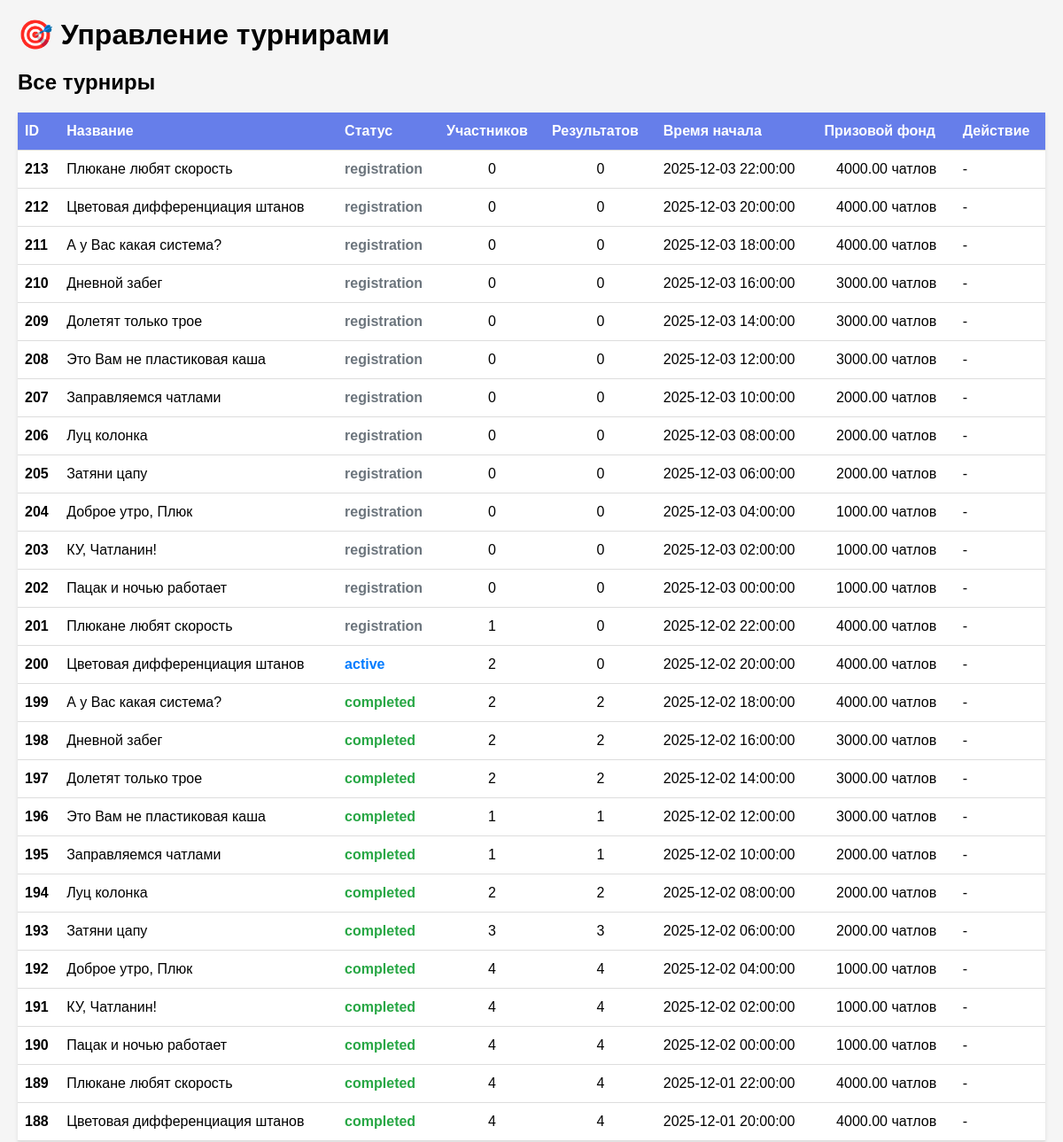
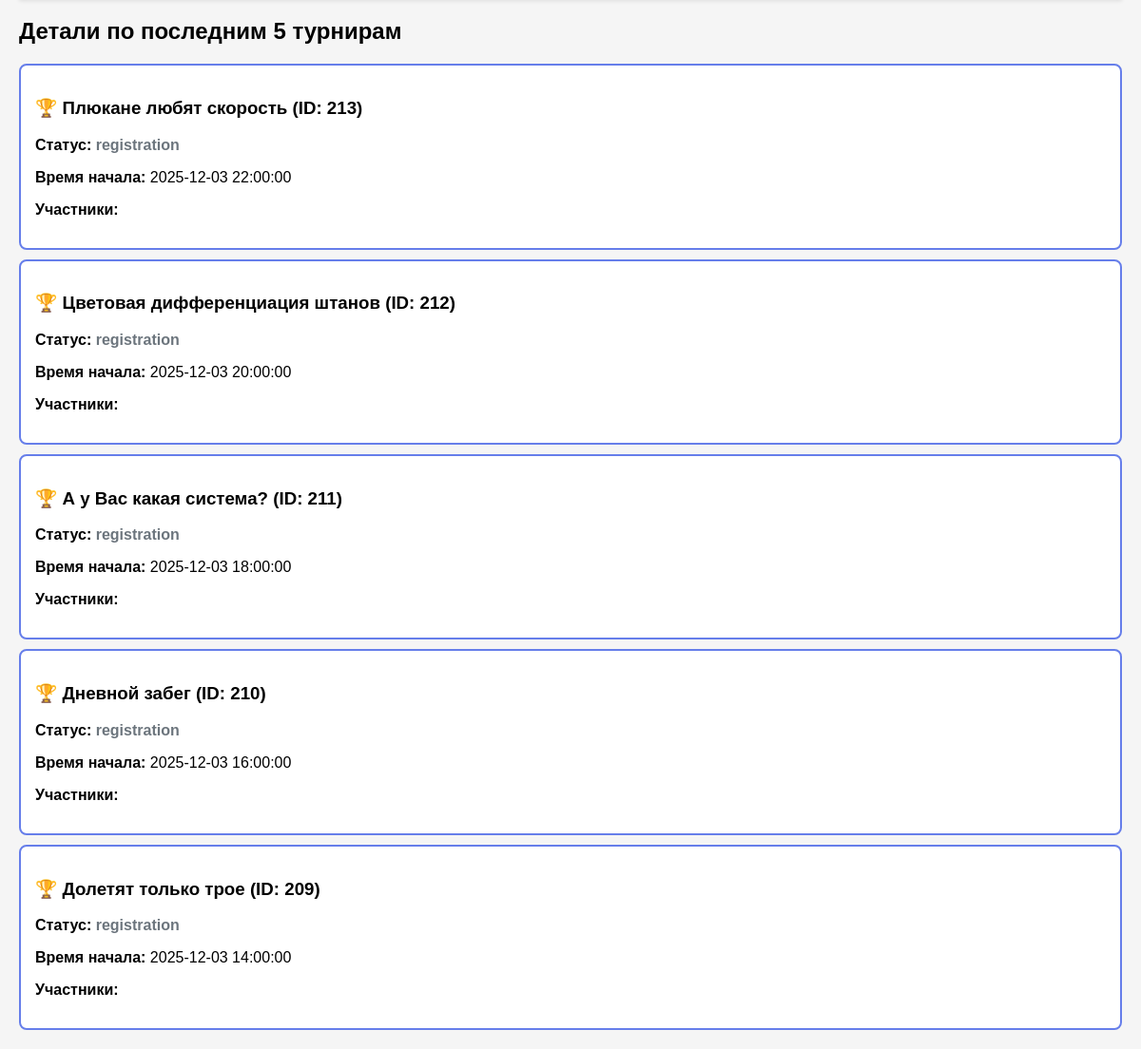
/find_tournaments.php (signed in), run on the app's committed database (2 pictures, top to bottom).
### tables this page shows
CREATE TABLE `tournaments` (
  `id` int(11) NOT NULL,
  `name` varchar(255) NOT NULL,
  `description` text,
  `entry_fee` decimal(10,2) DEFAULT '0.00',
  `prize_pool` decimal(10,2) DEFAULT '0.00',
  `max_players` int(11) DEFAULT '8',
  `difficulty` enum('easy','medium','hard','tournament') DEFAULT 'medium',
  `status` enum('registration','active','completed','cancelled') DEFAULT 'registration',
  `start_time` datetime DEFAULT NULL,
  `end_time` datetime DEFAULT NULL,
  `created_at` datetime DEFAULT CURRENT_TIMESTAMP,
  `updated_at` datetime DEFAULT CURRENT_TIMESTAMP ON UPDATE CURRENT_TIMESTAMP
);

### find_tournaments.php (the view, shortened to what this page needs)
<?php
require_once 'config.php';
echo "<!DOCTYPE html>
<html>
<head>
    <meta charset='UTF-8'>
    <title>Управление турнирами</title>
    <style>
        body { font-family: Arial, sans-serif; margin: 20px; background: #f5f5f5; }
        table { border-collapse: collapse; width: 100%; background: white; box-shadow: 0 2px 4px rgba(0,0,0,0.1); }
        th, td { padding: 12px 8px; text-align: left; border-bottom: 1px solid #ddd; }
        th { background: #667eea; color: white; font-weight: 600; }
        tr:hover { background: #f8f9fa; }
        .needs-calculation { background: #fff3cd !important; }
        .btn { background: #28a745; color: white; border: none; padding: 8px 16px; border-radius: 4px; cursor: pointer; text-decoration: none; display: inline-block; }
        .btn:hover { background: #218838; }
        .tournament-detail { border: 2px solid #667eea; padding: 15px; margin: 10px 0; border-radius: 8px; background: white; }
        .status-completed { color: #28a745; font-weight: 600; }
        .status-active { color: #007bff; font-weight: 600; }
        .status-registration { color: #6c757d; font-weight: 600; }
        .notification { background: #d4edda; color: #155724; padding: 12px; border-radius: 4px; margin: 10px 0; }
    </style>
</head>
<body>";
echo "<h1>🎯 Управление турнирами</h1>";
try {
    $stmt = $pdo->query("
        SELECT
            t.id,
            t.name,
            t.status,
            t.start_time,
            t.prize_pool,
            (SELECT COUNT(*) FROM tournament_registrations tr WHERE tr.tournament_id = t.id) as participants_count,
            (SELECT COUNT(*) FROM tournament_results tr_results WHERE tr_results.tournament_id = t.id) as results_count
        FROM tournaments t
        ORDER BY t.id DESC
    ");
    $tournaments = $stmt->fetchAll();
    echo "<h2>Все турниры</h2>";
    echo "<table>";
    echo "<tr>
            <th>ID</th>
            <th>Название</th>
            <th>Статус</th>
            <th>Участников</th>
            <th>Результатов</th>
            <th>Время начала</th>
            <th>Призовой фонд</th>
            <th>Действие</th>
          </tr>";
    foreach ($tournaments as $tournament) {
        $needs_calculation = $tournament['status'] == 'completed' && $tournament['results_count'] == 0;
        $row_class = $needs_calculation ? 'needs-calculation' : '';
        $status_class = 'status-' . $tournament['status'];
        echo "<tr class='{$row_class}'>";
        echo "<td><strong>{$tournament['id']}</strong></td>";
        echo "<td>{$tournament['name']}</td>";
        echo "<td class='{$status_class}'>{$tournament['status']}</td>";
        echo "<td style='text-align: center;'>{$tournament['participants_count']}</td>";
        echo "<td style='text-align: center;'>{$tournament['results_count']}</td>";
        echo "<td>{$tournament['start_time']}</td>";
        echo "<td style='text-align: center;'>{$tournament['prize_pool']} чатлов</td>";
        if ($needs_calculation) {
            echo "<td><button onclick=\"calculateTournament({$tournament['id']})\" class='btn'>Рассчитать</button></td>";
        } else {
            echo "<td>-</td>";
        }
        echo "</tr>";
    }
    echo "</table>";
    echo "<h2>Детали по последним 5 турнирам</h2>";
    $stmt = $pdo->query("SELECT id FROM tournaments ORDER BY id DESC LIMIT 5");
    $lastTournamentIds = $stmt->fetchAll(PDO::FETCH_COLUMN);
    if (!empty($lastTournamentIds)) {
        $placeholders = str_repeat('?,', count($lastTournamentIds) - 1) . '?';
        $stmt = $pdo->prepare("
            SELECT t.id, t.name, t.status, t.start_time,
                   u.username, tr.status as reg_status
            FROM tournaments t
            LEFT JOIN tournament_registrations tr ON t.id = tr.tournament_id
            LEFT JOIN users u ON tr.user_id = u.id
            WHERE t.id IN ($placeholders)
            ORDER BY t.id DESC, tr.id ASC
        ");
        $stmt->execute($lastTournamentIds);
        $details = $stmt->fetchAll();
        $current_tournament = null;
        foreach ($details as $detail) {
            if ($current_tournament != $detail['id']) {
                if ($current_tournament !== null) echo "</div>";
                echo "<div class='tournament-detail'>";
                echo "<h3>🏆 {$detail['name']} (ID: {$detail['id']})</h3>";
                $status_class = 'status-' . $detail['status'];
                echo "<p><strong>Статус:</strong> <span class='{$status_class}'>{$detail['status']}</span></p>";
                echo "<p><strong>Время начала:</strong> {$detail['start_time']}</p>";
                echo "<p><strong>Участники:</strong></p>";
                $current_tournament = $detail['id'];
            }
        }
        if ($current_tournament !== null) echo "</div>";
    } else {
        echo "<p>Турниры не найдены</p>";
    }
} catch (PDOException $e) {
    echo "<div style='background: #f8d7da; color: #721c24; padding: 15px; border-radius: 5px; margin: 20px 0;'>";
    echo "<h3>❌ Ошибка базы данных</h3>";
    echo "<p><strong>Ошибка:</strong> " . $e->getMessage() . "</p>";
    echo "</div>";
}
echo "
<script>
function calculateTournament(tournamentId) {
    if (confirm('Рассчитать результаты для турнира ' + tournamentId + '?')) {
        window.location.href = 'calculate_single.php?tournament_id=' + tournamentId;
    }
}
</script>
</body>
</html>";
?>

### find_tournaments.php (style rules this page uses)
body { font-family: Arial, sans-serif; margin: 20px; background: #f5f5f5; }
table { border-collapse: collapse; width: 100%; background: white; box-shadow: 0 2px 4px rgba(0,0,0,0.1); }
th, td { padding: 12px 8px; text-align: left; border-bottom: 1px solid #ddd; }
th { background: #667eea; color: white; font-weight: 600; }
.tournament-detail { border: 2px solid #667eea; padding: 15px; margin: 10px 0; border-radius: 8px; background: white; }
.status-completed { color: #28a745; font-weight: 600; }
.status-active { color: #007bff; font-weight: 600; }
.status-registration { color: #6c757d; font-weight: 600; }

### data on the page
tournaments: id "213", name "Плюкане любят скорость", status "registration", participants_count "0", results_count "0", start_time "2025-12-03 22:00:00", prize_pool "4000.00"
tournaments: id "212", name "Цветовая дифференциация штанов", status "registration", participants_count "0", results_count "0", start_time "2025-12-03 20:00:00", prize_pool "4000.00"
tournaments: id "211", name "А у Вас какая система?", status "registration", participants_count "0", results_count "0", start_time "2025-12-03 18:00:00", prize_pool "4000.00"
tournaments: id "210", name "Дневной забег", status "registration", participants_count "0", results_count "0", start_time "2025-12-03 16:00:00", prize_pool "3000.00"
tournaments: id "209", name "Долетят только трое", status "registration", participants_count "0", results_count "0", start_time "2025-12-03 14:00:00", prize_pool "3000.00"
tournaments: id "208", name "Это Вам не пластиковая каша", status "registration", participants_count "0", results_count "0", start_time "2025-12-03 12:00:00", prize_pool "3000.00"
tournaments: id "207", name "Заправляемся чатлами", status "registration", participants_count "0", results_count "0", start_time "2025-12-03 10:00:00", prize_pool "2000.00"
tournaments: id "206", name "Луц колонка", status "registration", participants_count "0", results_count "0", start_time "2025-12-03 08:00:00", prize_pool "2000.00"
tournaments: id "205", name "Затяни цапу", status "registration", participants_count "0", results_count "0", start_time "2025-12-03 06:00:00", prize_pool "2000.00"
tournaments: id "204", name "Доброе утро, Плюк", status "registration", participants_count "0", results_count "0", start_time "2025-12-03 04:00:00", prize_pool "1000.00"
tournaments: id "203", name "КУ, Чатланин!", status "registration", participants_count "0", results_count "0", start_time "2025-12-03 02:00:00", prize_pool "1000.00"
tournaments: id "202", name "Пацак и ночью работает", status "registration", participants_count "0", results_count "0", start_time "2025-12-03 00:00:00", prize_pool "1000.00"
tournaments: id "201", name "Плюкане любят скорость", status "registration", participants_count "1", results_count "0", start_time "2025-12-02 22:00:00", prize_pool "4000.00"
tournaments: id "200", name "Цветовая дифференциация штанов", status "active", participants_count "2", results_count "0", start_time "2025-12-02 20:00:00", prize_pool "4000.00"
tournaments: id "199", name "А у Вас какая система?", status "completed", participants_count "2", results_count "2", start_time "2025-12-02 18:00:00", prize_pool "4000.00"
tournaments: id "198", name "Дневной забег", status "completed", participants_count "2", results_count "2", start_time "2025-12-02 16:00:00", prize_pool "3000.00"
tournaments: id "197", name "Долетят только трое", status "completed", participants_count "2", results_count "2", start_time "2025-12-02 14:00:00", prize_pool "3000.00"
tournaments: id "196", name "Это Вам не пластиковая каша", status "completed", participants_count "1", results_count "1", start_time "2025-12-02 12:00:00", prize_pool "3000.00"
tournaments: id "195", name "Заправляемся чатлами", status "completed", participants_count "1", results_count "1", start_time "2025-12-02 10:00:00", prize_pool "2000.00"
tournaments: id "194", name "Луц колонка", status "completed", participants_count "2", results_count "2", start_time "2025-12-02 08:00:00", prize_pool "2000.00"
tournaments: id "193", name "Затяни цапу", status "completed", participants_count "3", results_count "3", start_time "2025-12-02 06:00:00", prize_pool "2000.00"
tournaments: id "192", name "Доброе утро, Плюк", status "completed", participants_count "4", results_count "4", start_time "2025-12-02 04:00:00", prize_pool "1000.00"
tournaments: id "191", name "КУ, Чатланин!", status "completed", participants_count "4", results_count "4", start_time "2025-12-02 02:00:00", prize_pool "1000.00"
tournaments: id "190", name "Пацак и ночью работает", status "completed", participants_count "4", results_count "4", start_time "2025-12-02 00:00:00", prize_pool "1000.00"
tournaments: id "189", name "Плюкане любят скорость", status "completed", participants_count "4", results_count "4", start_time "2025-12-01 22:00:00", prize_pool "4000.00"
tournaments: id "188", name "Цветовая дифференциация штанов", status "completed", participants_count "4", results_count "4", start_time "2025-12-01 20:00:00", prize_pool "4000.00"
